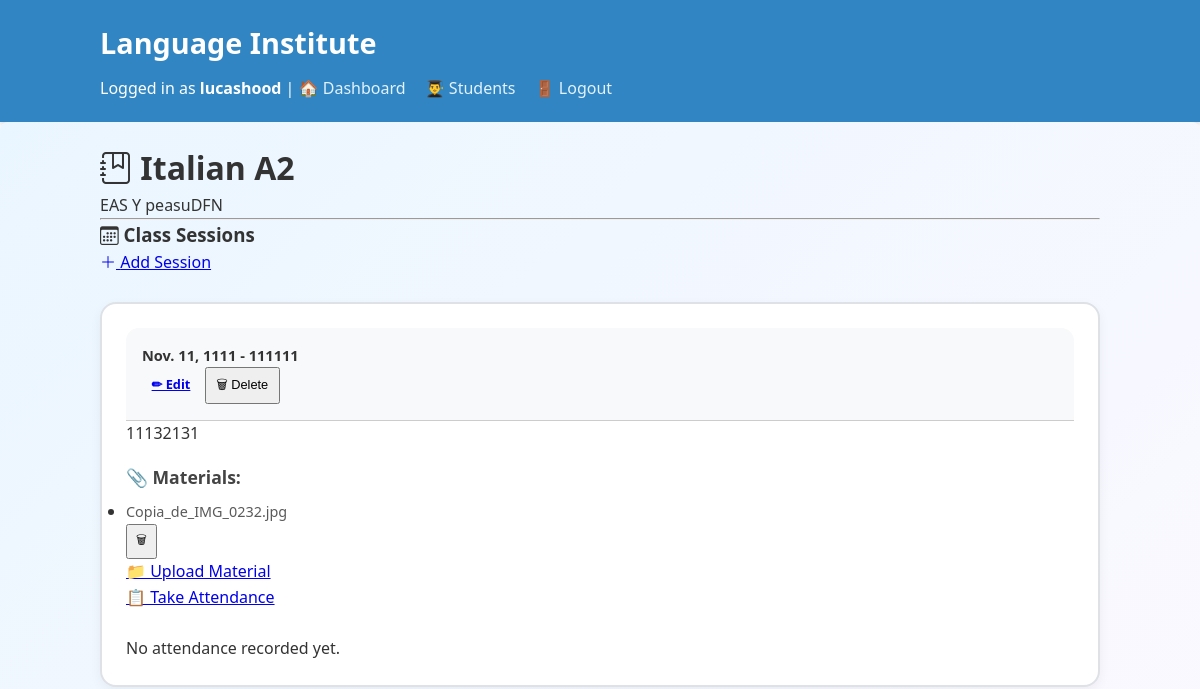
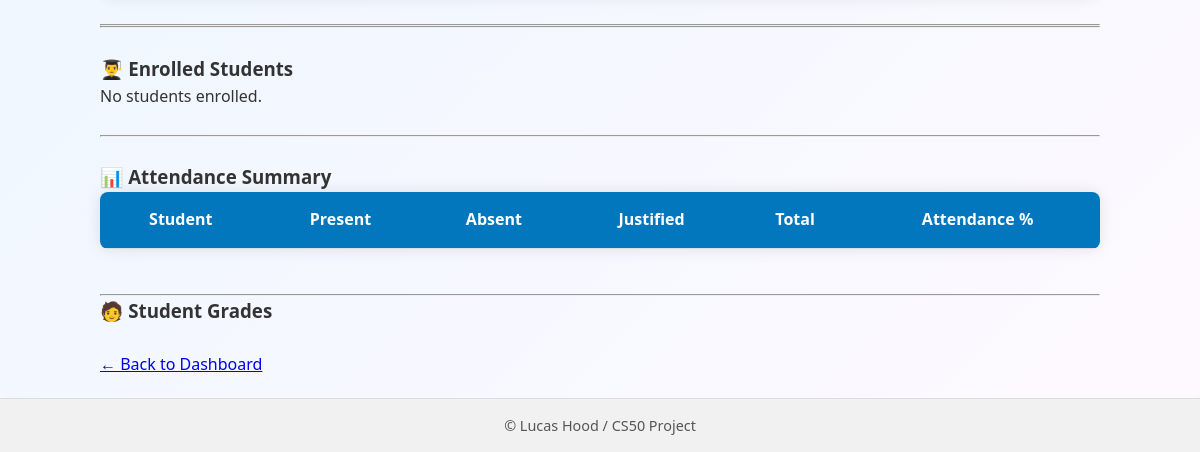
The app's page /course/6/detail/ (signed in), older data (2 pictures, top to bottom).
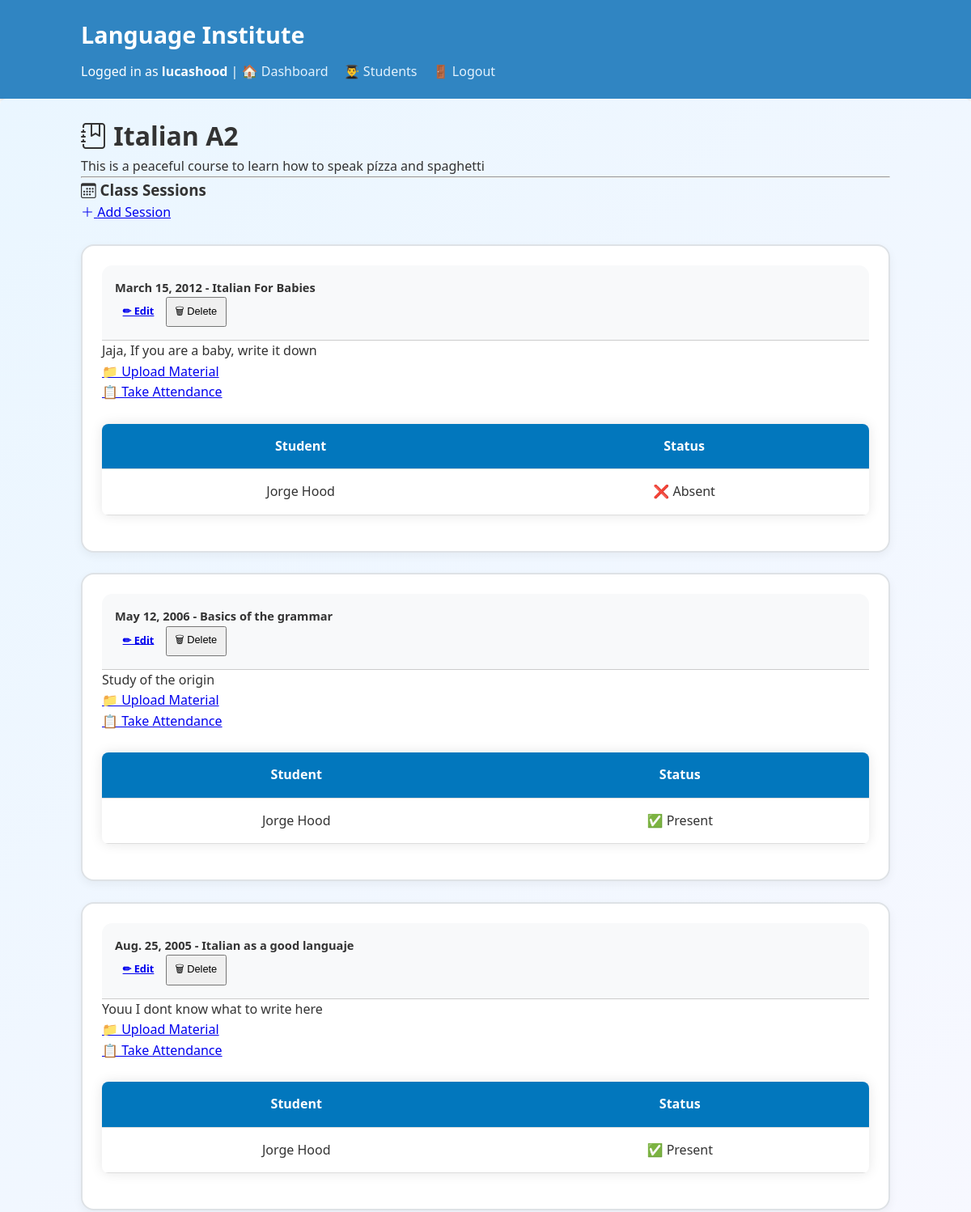
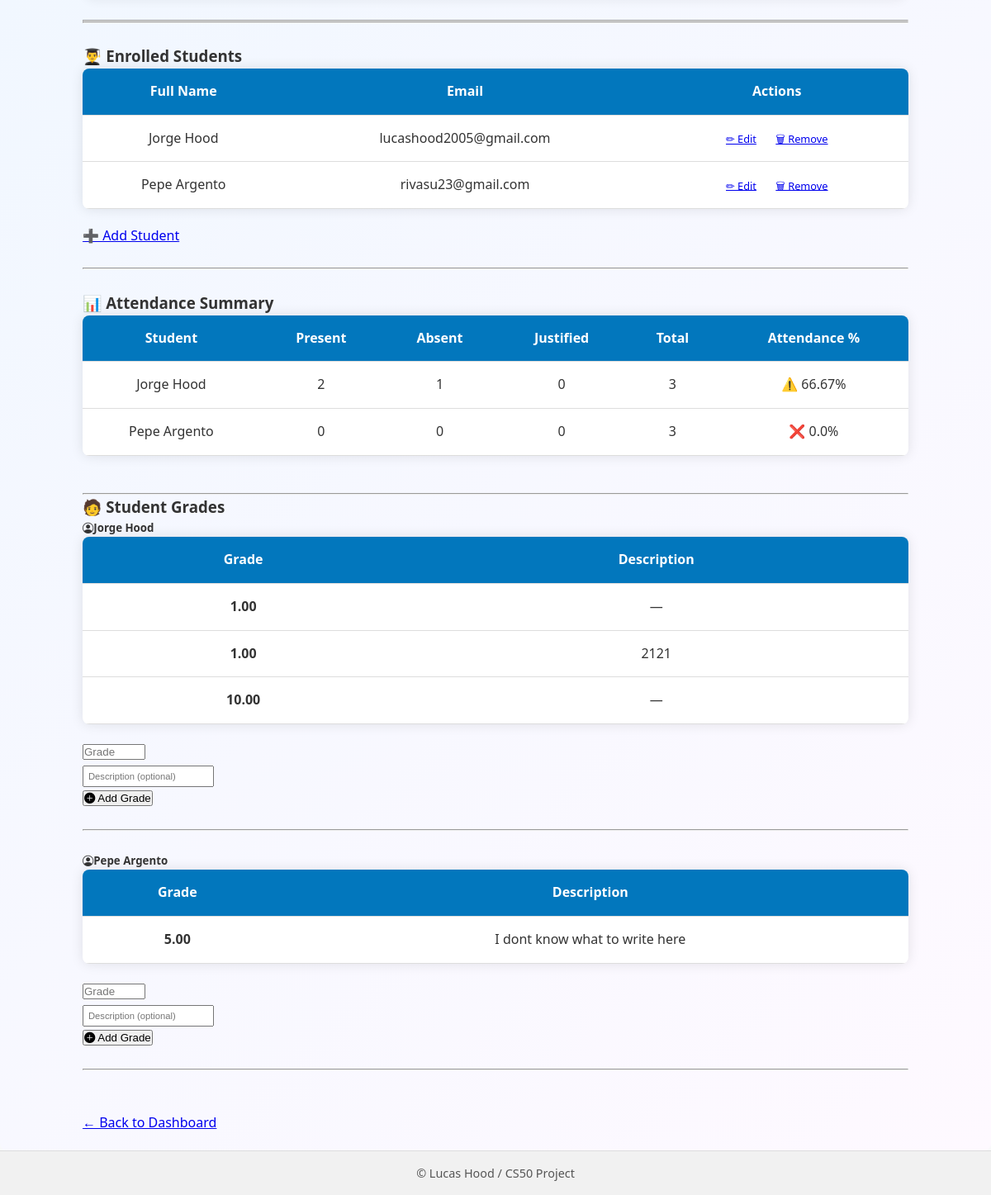
The same page, newer data (2 pictures, top to bottom).
### dashboard/models.py (models this page shows, shortened)
class Course(models.Model):
    name = models.CharField(max_length=100)
    description = models.TextField(blank=True)
    teacher = models.ForeignKey(Teacher, on_delete=models.CASCADE, related_name="courses")

class ClassSession(models.Model):
    course = models.ForeignKey(Course, on_delete=models.CASCADE, related_name="sessions")
    date = models.DateField()
    topic = models.CharField(max_length=200, blank=True)
    note = models.TextField(blank=True)
    class Meta:
        unique_together = ('course', 'date')
        ordering = ['-date']

class Material(models.Model):
    session = models.ForeignKey(ClassSession, on_delete=models.CASCADE, related_name='materials')
    file = models.FileField(upload_to='materials/', validators=[FileExtensionValidator(['pdf', 'docx', 'pptx', 'jpg', 'png'])])
    uploaded_at = models.DateTimeField(auto_now_add=True)
    def __str__(self):
        return self.file.name.split('/')[-1]

class Attendance(models.Model):
    class_session = models.ForeignKey(ClassSession, on_delete=models.CASCADE, related_name="attendances")
    student = models.ForeignKey(Student, on_delete=models.CASCADE, related_name="attendances")
    present = models.BooleanField(default=False)
    justified = models.BooleanField(default=False)
    class Meta:
        unique_together = ('class_session', 'student')

class Student(models.Model):
    first_name = models.CharField(max_length=50)
    last_name = models.CharField(max_length=50)
    email = models.EmailField(unique=True)
    phone = models.CharField(max_length=20, blank=True)
    courses = models.ManyToManyField(Course, related_name="students")

class Grade(models.Model):
    student = models.ForeignKey(Student, on_delete=models.CASCADE, related_name="grades")
    course = models.ForeignKey(Course, on_delete=models.CASCADE, related_name="grades")
    value = models.DecimalField(max_digits=5, decimal_places=2)
    description = models.CharField(max_length=100, blank=True)
    date = models.DateField(auto_now_add=True)

### dashboard/views.py (the view)
# urls.py: path("course/<int:course_id>/detail/", views.course_detail, name="course_detail"),
@login_required
def course_detail(request, course_id):
    course = get_object_or_404(Course, id=course_id)
    students = course.students.all()
    sessions = course.sessions.prefetch_related("attendances__student")
    students_stats = []
    total_sessions = course.sessions.count()
    for student in students:
        attendances = Attendance.objects.filter(class_session__course=course, student=student)
        present_count = attendances.filter(present=True).count()
        absent_count = attendances.filter(present=False).count()
        justified_absent = attendances.filter(present=False, justified=True).count()
        attendance_percent = round((present_count / total_sessions) * 100, 2) if total_sessions else 0
        students_stats.append({
            "student": student,
            "present": present_count,
            "absent": absent_count,
            "justified": justified_absent,
            "percent": attendance_percent
        })
    return render(request, "dashboard/course_detail.html", {
        "course": course,
        "students": students,
        "sessions": sessions,
        "students_stats": students_stats,
        "total_sessions": total_sessions
    })

### dashboard/templates/dashboard/course_detail.html (shortened to what this page needs)
{% extends "dashboard/layout.html" %}
{% block main_class %}dashboard-background{% endblock %}
{% block content %}
<div class="container mt-4">
  <h1 class="mb-2"><i class="bi bi-journal-bookmark"></i> {{ course.name }}</h1>
  <p class="text-muted">{{ course.description }}</p>
  <hr>
<div class="mb-5">
    <div class="d-flex justify-content-between align-items-center bg-light border rounded px-4 py-2 mb-4 shadow-sm">
      <h3 class="m-0 text-primary"><i class="bi bi-calendar3"></i> Class Sessions</h3>
      <a href="{% url 'create_class_session' %}?course={{ course.id }}" class="btn btn-primary">
        <i class="bi bi-plus-lg"></i> Add Session
      </a>
    </div>
    <br>
    {% if sessions %}
      {% for session in sessions %}
        <div class="card session-card border-0 shadow-sm mb-4">
          <div class="card-header bg-primary text-white d-flex justify-content-between align-items-center">
            <div>
              <h5 class="mb-0">{{ session.date }} - <strong>{{ session.topic }}</strong></h5>
            </div>
            <div>
              <a href="{% url 'edit_class_session' session.id %}" class="btn btn-sm btn-light me-2">✏ Edit</a>
              <form method="post" action="{% url 'delete_class_session' session.id %}" style="display:inline;">
                <button type="submit" class="btn btn-sm btn-outline-light" onclick="return confirm('Are you sure?')">🗑 Delete</button>
              </form>
            </div>
          </div>
          <div class="card-body">
            <p class="text-muted">{{ session.note }}</p>
            {% if session.materials.all %}
              <div class="mt-2">
                <h6 class="material-title">📎 Materials:</h6>
                <ul class="list-group list-group-flush mb-3">
                  {% for material in session.materials.all %}
                    <li class="list-group-item py-2">
                      <div class="d-flex justify-content-between align-items-center w-100">
                        <div class="text-truncate" style="max-width: 85%;">
                          <a href="{{ material.file.url }}" target="_blank" class="material-file d-inline-block text-truncate">
                            {{ material }}
                          </a>
                        </div>
                        <form method="post" action="{% url 'delete_material' material.id %}" class="ms-2 mb-0">
                          <button type="submit" class="btn btn-sm btn-outline-danger material-delete-btn" onclick="return confirm('Delete this file?')">🗑</button>
                        </form>
                      </div>
                    </li>
                  {% endfor %}
                </ul>
              </div>
            {% endif %}
            <div class="my-3 d-flex flex-wrap gap-2">
              <a href="{% url 'upload_material' session.id %}" class="btn btn-outline-secondary btn-lg">
                📁 Upload Material
              </a> <br>
              <a href="{% url 'take_attendance' session.id %}" class="btn btn-dark btn-lg">
                📋 Take Attendance
              </a>
            </div>
            <br>
            {% if session.attendances.all %}
              <div class="attendance-container mt-4">
                <div class="table-responsive">
                  <table class="table custom-table">
                    <thead>
                      <tr>
                        <th>Student</th>
                        <th>Status</th>
                      </tr>
                    </thead>
                    <tbody>
                      {% for record in session.attendances.all %}
                      <tr>
                        <td>{{ record.student.first_name }} {{ record.student.last_name }}</td>
                        <td>
                          {% if record.present %}
                            <span class="badge bg-success">✅ Present</span>
                          {% else %}
                            <span class="badge bg-danger">❌ Absent</span>
                          {% endif %}
                        </td>
                      </tr>
                      {% endfor %}
                    </tbody>
                  </table>
                </div>
              </div>
            {% else %}
              <p class="text-muted">No attendance recorded yet.</p>
            {% endif %}
          </div>
        </div>
        <br>
      {% endfor %}
    {% else %}
      <p class="text-muted">No sessions yet.</p>
    {% endif %}
  </div>
<hr><hr> <br>
  <div class="mb-5">
    <h3 class="mb-3">👨‍🎓 Enrolled Students</h3>
    {% if students %}
      <div class="table-responsive">
        <table class="table custom-table">
          <thead>
            <tr>
              <th>Full Name</th>
              <th>Email</th>
              <th>Actions</th>
            </tr>
          </thead>
          <tbody>
            {% for student in students %}
            <tr>
              <td>{{ student.first_name }} {{ student.last_name }}</td>
              <td>{{ student.email }}</td>
              <td>
                <a href="{% url 'edit_student' student.id %}" class="btn btn-sm btn-outline-primary me-2">✏ Edit</a>
                <a href="{% url 'remove_student_from_course' course.id student.id %}" class="btn btn-sm btn-outline-danger">🗑 Remove</a>
              </td>
            </tr>
            {% endfor %}
          </tbody>
        </table>
      </div>
      <a href="{% url 'add_student_to_course' course.id %}" class="btn btn-success mt-3">➕ Add Student</a>
    {% else %}
      <p class="text-muted">No students enrolled.</p>
    {% endif %}
  </div>
  <br>
  <hr>
  <br>
  <div class="mb-5">
  <h3 class="mb-3">📊 Attendance Summary</h3>
  {% if total_sessions > 0 %}
    <div class="table-responsive">
        <table class="table custom-table">
          <thead>
            <tr>
              <th>Student</th>
              <th>Present</th>
              <th>Absent</th>
              <th>Justified</th>
              <th>Total</th>
              <th>Attendance %</th>
            </tr>
          </thead>
          <tbody>
            {% for stat in students_stats %}
            <tr>
              <td>{{ stat.student.first_name }} {{ stat.student.last_name }}</td>
              <td>{{ stat.present }}</td>
              <td>{{ stat.absent }}</td>
              <td>{{ stat.justified }}</td>
              <td>{{ total_sessions }}</td>
              <td>
                {% if stat.percent >= 75 %}
                  <span class="badge bg-success px-3 py-2">✅ {{ stat.percent }}%</span>
                {% elif stat.percent >= 50 %}
                  <span class="badge bg-warning text-dark px-3 py-2">⚠️ {{ stat.percent }}%</span>
                {% else %}
                  <span class="badge bg-danger px-3 py-2">❌ {{ stat.percent }}%</span>
                {% endif %}
              </td>
            </tr>
            {% endfor %}
          </tbody>
        </table>
      </div>
    {% else %}
      <p class="text-muted">No sessions created yet.</p>
    {% endif %}
  </div>
  <br>
  <hr>
<div class="mb-5">
  <h3 class="mb-4">🧑 Student Grades</h3>
  {% for student in students %}
    <div class="mb-5">
      <h5 class="mb-3 text-primary">
        <i class="bi bi-person-circle me-2"></i>{{ student.first_name }} {{ student.last_name }}
      </h5>
      <div class="table-responsive mb-3">
        <table class="table custom-table">
          <thead>
            <tr>
              <th>Grade</th>
              <th>Description</th>
            </tr>
          </thead>
          <tbody>
            {% for grade in student.grades.all %}
              {% if grade.course.id == course.id %}
              <tr>
                <td><strong>{{ grade.value }}</strong></td>
                <td>{{ grade.description|default:"—" }}</td>
              </tr>
              {% endif %}
            {% empty %}
              <tr><td colspan="2" class="text-muted text-center">No grades yet.</td></tr>
            {% endfor %}
          </tbody>
        </table>
      </div>
      <form method="post" action="{% url 'add_grade' student.id course.id %}" class="mb-4">
        <div class="row g-2">
          <div class="col-md-3">
            <input type="number" name="value" step="0.01" min="0" max="10" required placeholder="Grade" class="form-control">
          </div>
          <div class="col-md-6" style="min-width: 400px;">
            <input type="text" name="description" placeholder="Description (optional)" class="form-control" style="margin-top: 5px; padding: 5px; font-size: 0.7rem;">
          </div>
          <div class="col-md-3">
            <button class="btn btn-primary btn-lg w-100 d-flex align-items-center justify-content-center gap-2">
              <i class="bi bi-plus-circle-fill"></i>
              <span>Add Grade</span>
            </button>
          </div>
        </div>
        <br><hr><br>
      </form>
    </div>
  {% endfor %}
</div>
  <br>
  <a href="{% url 'teacher_dashboard' %}" class="btn btn-outline-secondary">← Back to Dashboard</a>
</div>
{% endblock %}

### dashboard/templates/dashboard/layout.html (shortened to what this page needs)
<!DOCTYPE html>
<html lang="en">
<head>
    <link href="https://cdn.jsdelivr.net/npm/bootstrap-icons@1.10.5/font/bootstrap-icons.css" rel="stylesheet">
</head>
<body>
    <header>
        <div class="container">
            <h2>Language Institute</h2>
            {% if user.is_authenticated %}
                <nav>
                    Logged in as <strong>{{ user.username }}</strong> |
                    <a href="{% url 'teacher_dashboard' %}">🏠 Dashboard</a>
                    <a href="{% url 'students_list' %}">👨‍🎓 Students</a>
                    <a href="{% url 'logout_teacher' %}">🚪 Logout</a>
                </nav>
            {% endif %}
        </div>
    </header>
    <main class="{% block main_class %}{% endblock %}" style="padding: 20px;">
        {% block content %}
        {% endblock %}
    </main>
    <footer>
        <p>&copy; {{ now|date:"Y" }} Lucas Hood / CS50 Project</p>
    </footer>
</body>
</html>

### dashboard/templates/dashboard/layout.html (style rules this page uses)
* { box-sizing: border-box; margin: 0; padding: 0; }
body { font-family: "Segoe UI", Tahoma, Geneva, Verdana, sans-serif; background: #f8f9fa; color: #333; line-height: 1.6; min-height: 100vh; display: flex; flex-direction: column; }
header { background-color: #3085c2; color: white; padding: 20px; box-shadow: 0 2px 4px rgba(0,0,0,0.1); }
header h2 { font-size: 1.8rem; }
header nav { margin-top: 10px; }
header a { color: #e3f2fd; margin-right: 15px; text-decoration: none; font-weight: 500; }
main { flex: 1; padding: 30px 10%; }
footer { background-color: #f1f1f1; color: #555; text-align: center; padding: 15px; font-size: 0.9rem; border-top: 1px solid #ddd; }
.container { max-width: 1000px; margin: 0 auto; }

### dashboard/templates/dashboard/course_detail.html (style rules this page uses)
.dashboard-background { background: linear-gradient(135deg, #eaf6ff, #fef9ff); padding: 40px; border-radius: 8px; min-height: calc(100vh - 120px); }
.session-card { border: 2px solid #dee2e6; border-radius: 1rem; box-shadow: 0 4px 12px rgba(0, 0, 0, 0.05); padding: 1.5rem; background-color: #ffffff; transition: all 0.2s ease; }
.session-card .card-header { border-bottom: 1px solid #ccc; background-color: #f8f9fa; padding: 1rem; font-size: 1.1rem; font-weight: 600; border-radius: 0.8rem 0.8rem 0 0; }
.btn-sm { font-size: 0.8rem; padding: 0.35rem 0.6rem; }
.custom-table { width: 100%; margin: 0 auto 20px auto; border-collapse: collapse; box-shadow: 0 0 15px rgba(0, 0, 0, 0.1); background-color: #fff; border-radius: 8px; overflow: hidden; }
.custom-table thead { background-color: #0277bd; color: white; }
.custom-table th, .custom-table td { padding: 15px; text-align: center; border-bottom: 1px solid #ddd; }

Row changes from the older to the newer data that the page shows:
removed ClassSession: date "Nov. 11, 1111", topic "111111", note "11132131", shows "No attendance recorded yet."
removed Material: file "Copia_de_IMG_0232.jpg", shown under ClassSession "Nov. 11, 1111"
changed Course "Italian A2": description "EAS Y peasuDFN" → "This is a peaceful course to learn how to speak pízza and spaghetti"
added ClassSession: date "March 15, 2012", topic "Italian For Babies", note "Jaja, If you are a baby, write it down"
added Attendance: student.first_name "Jorge", student.last_name "Hood", present "❌ Absent", shown under "March 15, 2012"
added ClassSession: date "May 12, 2006", topic "Basics of the grammar", note "Study of the origin"
added Attendance: student.first_name "Jorge", student.last_name "Hood", present "✅ Present", shown under ClassSession "May 12, 2006"
added ClassSession: date "Aug. 25, 2005", topic "Italian as a good languaje", note "Youu I dont know what to write here"
added Attendance: student.first_name "Jorge", student.last_name "Hood", present "✅ Present", shown under "Aug. 25, 2005"
added Student: first_name "Jorge", last_name "Hood", email "lucashood2005@gmail.com", student.first_name "Jorge", student.last_name "Hood", present "2", absent "1", justified "0", id "3", percent "66.67"
added Student: first_name "Pepe", last_name "Argento", email "rivasu23@gmail.com", student.first_name "Pepe", student.last_name "Argento", present "0", absent "0", justified "0", total_sessions "3", percent "0.0"
added Grade: value "1.00", description "—", shown under "Jorge"
added Grade: value "1.00", description "2121", shown under "Jorge"
added Grade: value "10.00", description "—", shown under "Jorge"
added Grade: value "5.00", description "I dont know what to write here", shown under "Pepe"
Text that changed along with them:
text no longer shown: "No students enrolled."
text now shown: "Full Name Email Actions ➕ Add Student"
